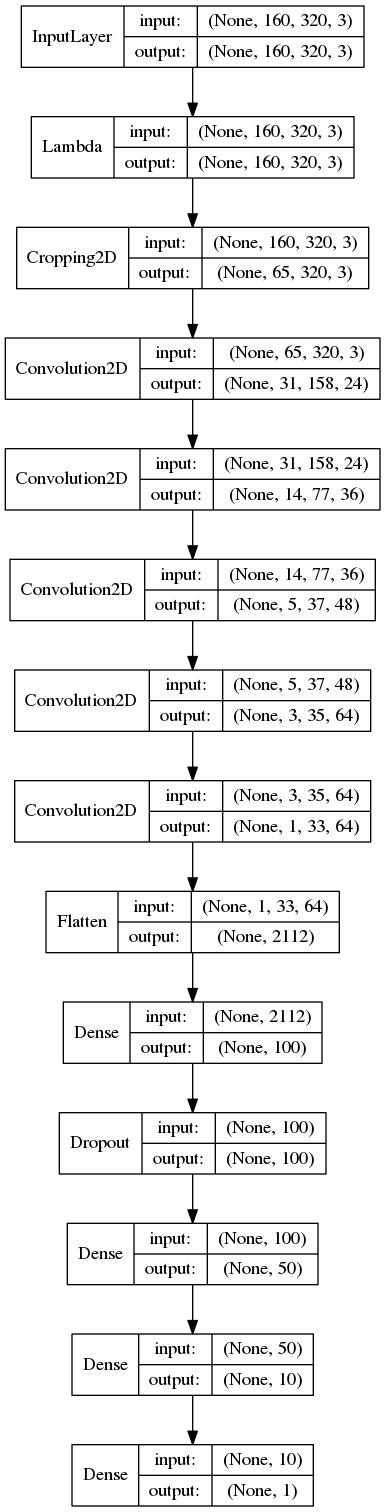

Reproduce this figure in Python.
import csv
import cv2
import numpy as np
import os
import random
import sklearn
from keras.models import Sequential, load_model
from keras.layers import Flatten, Dense, Lambda, Convolution2D, MaxPooling2D, Cropping2D, Dropout
#import matplotlib
#matplotlib.use('agg')
import matplotlib.pyplot as plt
from keras.utils.visualize_util import plot
import pandas as pd
from keras.callbacks import ModelCheckpoint

EPOCHS = 6
STEERING_CORRECTION = 0.25
BATCH_SIZE = 64
TOP_CROP = 70
BOT_CROP = 25
DATA_PATH = '/Users/iraadit/Datasets/Udacity/Behavorial Cloning/data' #'../data/data'
CSV_PATH = os.path.join(DATA_PATH, "driving_log.csv")

np.random.seed(0)

# data_folders = []
# if one:
# 	data_folders.append(folder_path)
# else:
# 	folders = [x[0] for x in os.walk(folder_path)]
# 	data_folders = list(filter(lambda folder: os.path.isfile(folder + '/driving_log.csv'), folders))

def load_data(csv_path):
	"""
	Load training data
	"""
	samples_df = pd.read_csv(csv_path)

	X = samples_df[['center', 'left', 'right']].values
	y = samples_df['steering'].values

	return X, y

# Get samples
X, y = load_data(CSV_PATH)
print('Total samples:', len(X))

# Split samples between train and val sets
from sklearn.model_selection import train_test_split
X_train, X_valid, y_train, y_valid = train_test_split(X, y, test_size=0.2)

print('Train samples:', len(X_train))
print('Valid samples:', len(X_valid))


def random_drop_low_steering(X_train, y_train):
	index = np.where(abs(y_train) < .05)[0]
	rows = [i for i in index if np.random.randint(10) < 8]
	X_train = np.delete(X_train, rows, axis=0)
	y_train = np.delete(y_train, rows, axis=0)
	print("Dropped %s samples with low steering"%(len(rows)))
	# return samples
	return X_train, y_train

X_train, y_train = random_drop_low_steering(X_train, y_train)
print('Train samples without low steering:', len(X_train))

def random_brightness(image):
	# Convert to HSV colorspace from RGB colorspace
	hsv = cv2.cvtColor(image, cv2.COLOR_RGB2HSV)
	# Generate new random brightness
	rand = 0.3 + np.random.uniform() #random.uniform(0.5,1.0) # TODO !
	hsv[:,:,2] = rand*hsv[:,:,2]
	# Convert back to RGB colorspace
	new_img = cv2.cvtColor(hsv, cv2.COLOR_HSV2RGB)
	return new_img

def random_horizontal_flip(image, steering):
	random_value = random.randint(0,1) # random value : 0 or 1
	if random_value:
		image = cv2.flip(image, 1) # or np.fliplr(image)
		steering = -steering
	return image, steering

def random_shadow(image):
	top_y = 320*np.random.uniform()
	top_x = 0
	bot_x = 160
	bot_y = 320*np.random.uniform()
	image_hls = cv2.cvtColor(image,cv2.COLOR_RGB2HLS)
	shadow_mask = 0*image_hls[:,:,1]
	X_m = np.mgrid[0:image.shape[0],0:image.shape[1]][0]
	Y_m = np.mgrid[0:image.shape[0],0:image.shape[1]][1]
	shadow_mask[((X_m-top_x)*(bot_y-top_y) -(bot_x - top_x)*(Y_m-top_y) >=0)]=1
	#random_bright = .25+.7*np.random.uniform()
	if np.random.randint(2)==1:
		random_bright = .5
		cond1 = shadow_mask==1
		cond0 = shadow_mask==0
		if np.random.randint(2)==1:
			image_hls[:,:,1][cond1] = image_hls[:,:,1][cond1]*random_bright
		else:
			image_hls[:,:,1][cond0] = image_hls[:,:,1][cond0]*random_bright
	image = cv2.cvtColor(image_hls,cv2.COLOR_HLS2RGB)
	return image

def convert_to_yuv(image):
	return cv2.cvtColor(image, cv2.COLOR_RGB2YUV)

def preprocessing(image, steering):
	image, steering = random_horizontal_flip(image, steering)
	image = random_brightness(image)
	image = random_shadow(image)
	return image, steering

def get_random_image_and_steering_angle(center, left, right, steering_angle, data_path):
	random = np.random.randint(4)
	if (random == 0):
		img_path = left.strip()
		shift_ang = .25
	if (random == 1 or random == 2):
		img_path = center.strip()
		shift_ang = 0.
	if (random == 3):
		img_path = right.strip()
		shift_ang = -.25
	abs_img_path = os.path.join(data_path, img_path)
	image = cv2.imread(abs_img_path)
	image = cv2.cvtColor(image, cv2.COLOR_BGR2RGB)
	steering = steering_angle + shift_ang
	return image, steering

def get_center_image_and_steering_angle(center, steering_angle, data_path):
	img_path = center
	abs_img_path = os.path.join(data_path, img_path)
	image = cv2.imread(abs_img_path)
	image = cv2.cvtColor(image, cv2.COLOR_BGR2RGB)
	steering = steering_angle
	return image, steering

def generator(images_paths, steering_angles, training = False, batch_size=32):
	num_samples = len(images_paths)
	while 1: # Loop forever so the generator never terminates
		X, y = sklearn.utils.shuffle(images_paths, steering_angles)

		for offset in range(0, num_samples, batch_size):
			batch_images_paths = images_paths[offset:offset+batch_size]
			batch_steering_angles = steering_angles[offset:offset+batch_size]

			images = []
			angles = []

			for image_path_3, steering_angle in zip(batch_images_paths, batch_steering_angles):
				center, left, right = image_path_3

				if training:
					image, steering = get_random_image_and_steering_angle(center, left, right, steering_angle, DATA_PATH)
					image, steering = preprocessing(image, steering)
				else:
					image, steering = get_center_image_and_steering_angle(center, steering_angle, DATA_PATH)

				image = convert_to_yuv(image)

				images.append(image)
				angles.append(steering)

			X = np.array(images)
			y = np.array(angles)
			yield X, y

# Create the generators
train_generator = generator(X_train, y_train, training = True, batch_size=BATCH_SIZE)
validation_generator = generator(X_valid, y_valid, training = False, batch_size=BATCH_SIZE)


def model_preprocessing():
	model = Sequential()
	model.add(Lambda(lambda x: (x / 255.0) - 0.5, input_shape=(160,320,3)))
	# crop to take out sky and hood
	model.add(Cropping2D(cropping=((TOP_CROP, BOT_CROP), (0,0))))
	return model

def basic_model():
	model = model_preprocessing()
	model.add(Lambda(lambda x: x / 255.0 - 0.5, input_shape=(160,320,3)))
	model.add(Flatten())
	model.add(Dense(1))
	return model

def LeNet_model():
	model = model_preprocessing()
	model.add(Convolution2D(6, 5, 5, activation='relu'))
	model.add(MaxPooling2D())
	model.add(Convolution2D(6, 5, 5, activation='relu'))
	model.add(MaxPooling2D())
	#model.add(Dropout(0.25))
	model.add(Flatten())
	model.add(Dense(120))
	#model.add(Dropout(0.5))
	model.add(Dense(84))
	model.add(Dense(1))
	return model

def Nvidia_model():
	model = model_preprocessing()
	model.add(Convolution2D(24, 5, 5, subsample=(2,2), activation='relu'))
	model.add(Convolution2D(36, 5, 5, subsample=(2,2), activation='relu'))
	model.add(Convolution2D(48, 5, 5, subsample=(2,2), activation='relu'))
	model.add(Convolution2D(64, 3, 3, activation='relu'))
	model.add(Convolution2D(64, 3, 3, activation='relu'))
	model.add(Flatten())
	model.add(Dense(100))
	model.add(Dense(50))
	model.add(Dense(10))
	model.add(Dense(1))
	return model

def Nvidia_model_dropout():
	model = model_preprocessing()
	model.add(Convolution2D(24, 5, 5, subsample=(2,2), activation='relu'))
	model.add(Convolution2D(36, 5, 5, subsample=(2,2), activation='relu'))
	model.add(Convolution2D(48, 5, 5, subsample=(2,2), activation='relu'))
	model.add(Convolution2D(64, 3, 3, activation='relu'))
	model.add(Convolution2D(64, 3, 3, activation='relu'))
	model.add(Flatten())
	model.add(Dense(100))
	model.add(Dropout(0.5))
	model.add(Dense(50))
	#model.add(Dropout(0.5))
	model.add(Dense(10))
	#model.add(Dropout(0.5))
	model.add(Dense(1))
	return model

def Commaai_model():
	model = model_preprocessing()
	model.add(Convolution2D(16, 8, 8, subsample=(4, 4), border_mode="same"))
	model.add(ELU())
	model.add(Convolution2D(32, 5, 5, subsample=(2, 2), border_mode="same"))
	model.add(ELU())
	model.add(Convolution2D(64, 5, 5, subsample=(2, 2), border_mode="same"))
	model.add(Flatten())
	model.add(Dropout(.2))
	model.add(ELU())
	model.add(Dense(512))
	model.add(Dropout(.5))
	model.add(ELU())
	model.add(Dense(1))
	return model

# Compile the model
model = Nvidia_model()
model.compile(loss='mse', optimizer='adam')

checkpoint = ModelCheckpoint('model-{epoch:03d}.h5',
								 monitor='val_loss',
								 verbose=0,
								 save_best_only=False,
								 mode='auto')

# Save visualization of the model
plot(model, to_file='model.jpg', show_shapes=True, show_layer_names=False)

# Train the model using the generators
history_object = model.fit_generator(train_generator, samples_per_epoch = len(X_train), \
								validation_data = validation_generator, nb_val_samples = len(X_valid), \
								nb_epoch = EPOCHS, verbose=1, callbacks=[checkpoint])

# Save the model
model.save('model.h5')


def show_history(history_object):
	### print the keys contained in the history object, as well as training loss and validation loss
	print('History keys')
	print(history_object.history.keys())
	print('Training Loss')
	print(history_object.history['loss'])
	print('Validation Loss')
	print(history_object.history['val_loss'])

	### plot the training and validation loss for each epoch
	plt.plot(history_object.history['loss'])
	plt.plot(history_object.history['val_loss'])
	plt.title('model mean squared error loss')
	plt.ylabel('mean squared error loss')
	plt.xlabel('epoch')
	plt.legend(['training set', 'validation set'], loc='upper right')
	plt.savefig('losses')
	plt.show()

show_history(history_object)

#~ model = load_model('model.h5')

def model_summary(model):
	# for layer in model.layers:
	# 	print(layer.get_weights())
	print("model summary: \n{}\n".format(model.summary()))
	print("model parameters: \n{}\n".format(model.count_params()))

model_summary(model)

exit()
